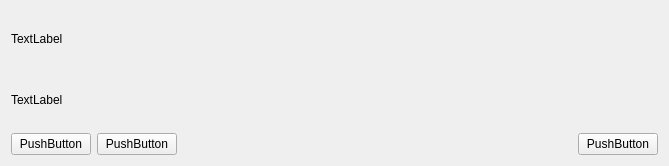
<?xml version="1.0" encoding="UTF-8"?>
<ui version="4.0">
 <class>LeftMenuFunctionItemWidget</class>
 <widget class="QWidget" name="LeftMenuFunctionItemWidget">
  <property name="geometry">
   <rect>
    <x>0</x>
    <y>0</y>
    <width>669</width>
    <height>166</height>
   </rect>
  </property>
  <property name="windowTitle">
   <string>Form</string>
  </property>
  <layout class="QVBoxLayout" name="verticalLayout" stretch="0,0,0">
   <item>
    <widget class="QLabel" name="_function_name">
     <property name="text">
      <string>TextLabel</string>
     </property>
    </widget>
   </item>
   <item>
    <widget class="QLabel" name="_function_comment">
     <property name="text">
      <string>TextLabel</string>
     </property>
    </widget>
   </item>
   <item>
    <layout class="QHBoxLayout" name="horizontalLayout">
     <item>
      <widget class="QPushButton" name="_function_export">
       <property name="text">
        <string>PushButton</string>
       </property>
      </widget>
     </item>
     <item>
      <widget class="QPushButton" name="_function_delete">
       <property name="text">
        <string>PushButton</string>
       </property>
      </widget>
     </item>
     <item>
      <spacer name="horizontalSpacer">
       <property name="orientation">
        <enum>Qt::Horizontal</enum>
       </property>
       <property name="sizeHint" stdset="0">
        <size>
         <width>40</width>
         <height>20</height>
        </size>
       </property>
      </spacer>
     </item>
     <item>
      <widget class="QPushButton" name="_function_run">
       <property name="text">
        <string>PushButton</string>
       </property>
      </widget>
     </item>
    </layout>
   </item>
  </layout>
 </widget>
 <resources/>
 <connections/>
</ui>
